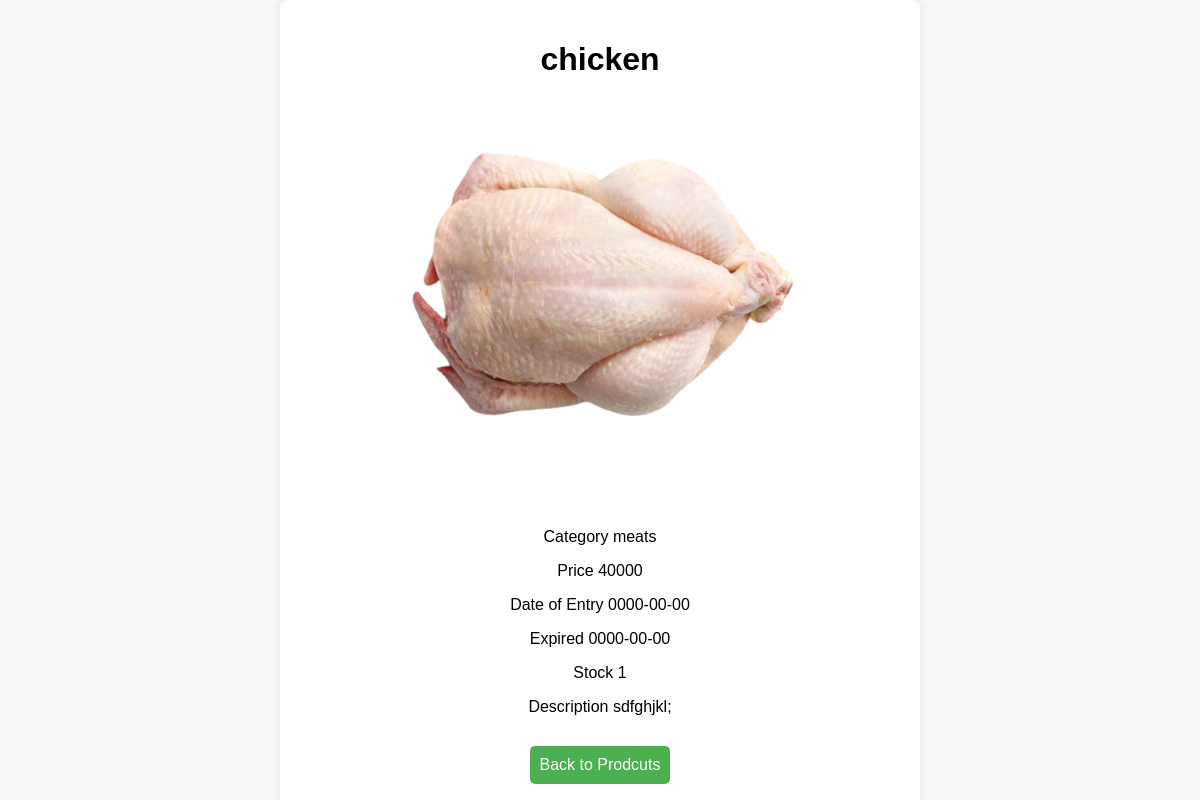
Screenshot of /views/detail_products.php?id=10 (signed in) with the database file from the repository.
### tables this page shows
CREATE TABLE `pendataan` (
  `id` int(255) NOT NULL,
  `category` varchar(255) NOT NULL,
  `name` varchar(255) NOT NULL,
  `price` int(255) NOT NULL,
  `date_of_entry` date NOT NULL,
  `expired` date NOT NULL,
  `stock` int(255) NOT NULL,
  `description` varchar(255) NOT NULL,
  `image` varchar(500) NOT NULL
);

### views/detail_products.php (the view, shortened to what this page needs)
<?php
require "../db/db_connect.php";
if (isset($_GET['id'])) {
    $id = $_GET['id'];
    function getDetailproducts($conn, $id) {
        $query = "SELECT * FROM pendataan WHERE id = $id";
        $result = mysqli_query($conn, $query);
        return mysqli_fetch_assoc($result);
    }
    $detail_products = getDetailproducts($conn, $id);
} else {
    header('Location: index.php');
    exit();
}
?>
<!DOCTYPE html>
<html lang="en">
<head>
    <link rel="stylesheet" href="../css/detail.css">
</head>
<body>
    <div class="container">
        <h1><?php echo $detail_products['name']; ?></h1>
        <img src="../assets/img/<?php echo $detail_products['image']; ?>" alt="<?php echo $detail_products['name']; ?>" width="200">
        <p>Category <?php echo $detail_products['category']; ?></p>
        <p>Price <?php echo $detail_products['price']; ?></p>
        <p>Date of Entry <?php echo $detail_products['date_of_entry']; ?></p>
        <p>Expired <?php echo $detail_products['expired']; ?></p>
        <p>Stock <?php echo $detail_products['stock']; ?></p>
        <p>Description <?php echo $detail_products['description']; ?></p>
        <a href="products.php">Back to Prodcuts</a>
    </div>
</body>
</html>

### css/detail.css (style rules this page uses)
body { font-family: 'Arial', sans-serif; background-color: #f8f8f8; margin: 0; padding: 0; display: flex; align-items: center; justify-content: center; min-height: 100vh; }
.container { background-color: #fff; padding: 20px; border-radius: 8px; box-shadow: 0 0 10px rgba(0, 0, 0, 0.1); text-align: center; max-width: 600px; width: 100%; margin: 0 20px; }
h1, p { margin-bottom: 10px; }
img { width: 400px; height: auto; margin-bottom: 20px; }
a { display: inline-block; margin-top: 20px; padding: 10px; background-color: #4caf50; color: #fff; text-decoration: none; border-radius: 5px; transition: background-color 0.3s; }

### rows the page displays
pendataan: name "chicken", image+name (picture), category "meats", price "40000", date_of_entry "0000-00-00", expired "0000-00-00", stock "1", description "sdfghjkl;"
